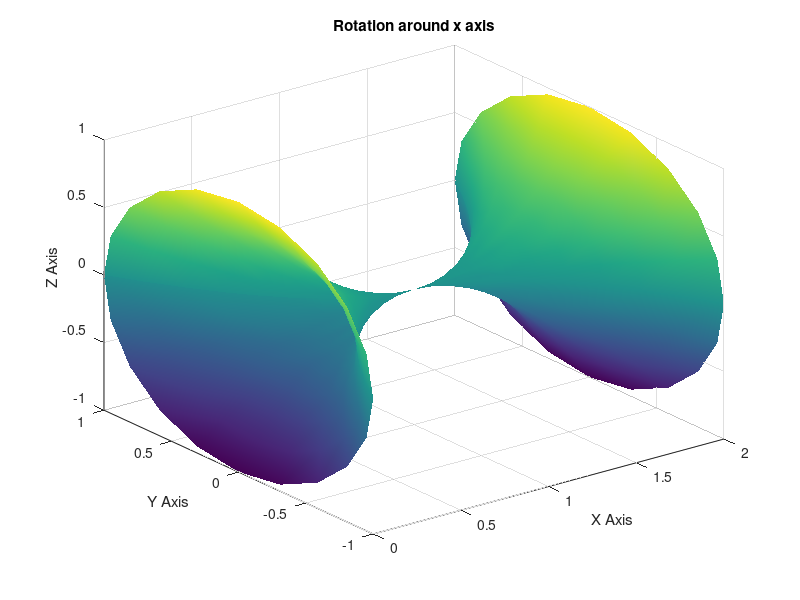

The MATLAB script that drew this image:
% 11.5  Plot the shape generated when you rotate around the x axis the
% curve y = x^2-2x+1 with x values from 0 to 2 in steps of 0.1.
clear
clc
close all


x = 0:.1:2;
th = linspace(0,2*pi,length(x));
[theta xx] = meshgrid(th, x);
rr = (xx.^2-2*xx+1);
yy = rr .* cos(theta);
zz = rr .* sin(theta);
surf(xx,yy,zz);
shading interp
xlabel('X Axis')
ylabel('Y Axis')
zlabel('Z Axis')
title('Rotation around x axis')
